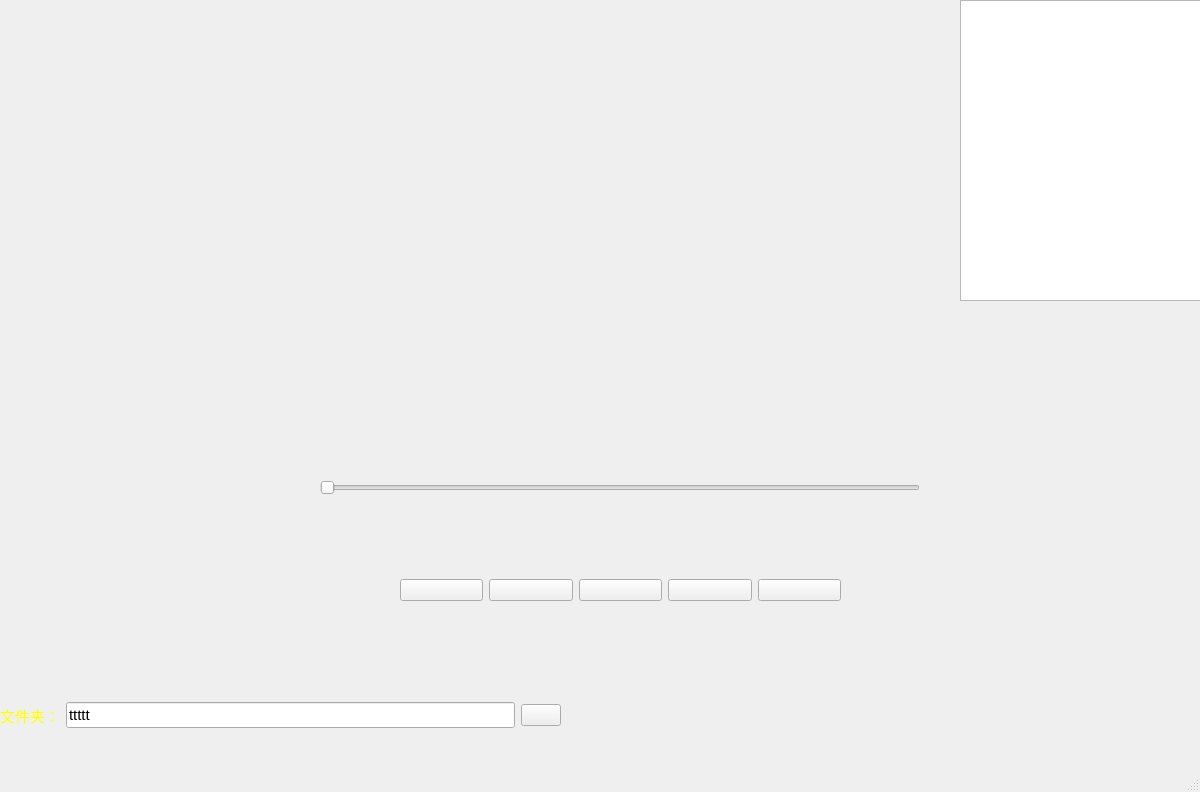
<?xml version="1.0" encoding="UTF-8"?>
<ui version="4.0">
 <class>MainWindow</class>
 <widget class="QMainWindow" name="MainWindow">
  <property name="geometry">
   <rect>
    <x>0</x>
    <y>0</y>
    <width>1200</width>
    <height>792</height>
   </rect>
  </property>
  <property name="windowTitle">
   <string>MainWindow</string>
  </property>
  <widget class="QWidget" name="centralwidget">
   <widget class="QWidget" name="widget" native="true">
    <property name="geometry">
     <rect>
      <x>400</x>
      <y>540</y>
      <width>441</width>
      <height>101</height>
     </rect>
    </property>
    <layout class="QHBoxLayout" name="horizontalLayout">
     <item>
      <widget class="QPushButton" name="prevBtn">
       <property name="text">
        <string/>
       </property>
      </widget>
     </item>
     <item>
      <widget class="QPushButton" name="playBtn">
       <property name="text">
        <string/>
       </property>
      </widget>
     </item>
     <item>
      <widget class="QPushButton" name="nextBtn">
       <property name="text">
        <string/>
       </property>
      </widget>
     </item>
     <item>
      <widget class="QPushButton" name="modeBtn">
       <property name="text">
        <string/>
       </property>
      </widget>
     </item>
     <item>
      <widget class="QPushButton" name="listBtn">
       <property name="text">
        <string/>
       </property>
      </widget>
     </item>
    </layout>
   </widget>
   <widget class="QListWidget" name="musicList">
    <property name="geometry">
     <rect>
      <x>960</x>
      <y>0</y>
      <width>241</width>
      <height>301</height>
     </rect>
    </property>
   </widget>
   <widget class="QSlider" name="positionSlider">
    <property name="geometry">
     <rect>
      <x>320</x>
      <y>480</y>
      <width>600</width>
      <height>16</height>
     </rect>
    </property>
    <property name="sizeIncrement">
     <size>
      <width>600</width>
      <height>0</height>
     </size>
    </property>
    <property name="orientation">
     <enum>Qt::Horizontal</enum>
    </property>
   </widget>
   <widget class="QLabel" name="currentTimeLabel">
    <property name="geometry">
     <rect>
      <x>320</x>
      <y>500</y>
      <width>71</width>
      <height>41</height>
     </rect>
    </property>
    <property name="text">
     <string/>
    </property>
   </widget>
   <widget class="QLabel" name="totalTimeLabel">
    <property name="geometry">
     <rect>
      <x>920</x>
      <y>490</y>
      <width>61</width>
      <height>31</height>
     </rect>
    </property>
    <property name="text">
     <string/>
    </property>
   </widget>
   <widget class="QWidget" name="layoutWidget">
    <property name="geometry">
     <rect>
      <x>0</x>
      <y>680</y>
      <width>561</width>
      <height>71</height>
     </rect>
    </property>
    <layout class="QHBoxLayout" name="horizontalLayout_3" stretch="0,0">
     <item>
      <layout class="QHBoxLayout" name="horizontalLayout_2">
       <item>
        <widget class="QLabel" name="dirLabel">
         <property name="font">
          <font>
           <pointsize>11</pointsize>
          </font>
         </property>
         <property name="styleSheet">
          <string notr="true">color:#ffff00</string>
         </property>
         <property name="text">
          <string>文件夹：</string>
         </property>
        </widget>
       </item>
       <item>
        <widget class="QLineEdit" name="dirLineEdit">
         <property name="enabled">
          <bool>true</bool>
         </property>
         <property name="font">
          <font>
           <pointsize>11</pointsize>
          </font>
         </property>
         <property name="text">
          <string>ttttt</string>
         </property>
         <property name="readOnly">
          <bool>true</bool>
         </property>
        </widget>
       </item>
      </layout>
     </item>
     <item>
      <widget class="QPushButton" name="dirBtn">
       <property name="text">
        <string/>
       </property>
      </widget>
     </item>
    </layout>
   </widget>
  </widget>
  <widget class="QMenuBar" name="menubar">
   <property name="geometry">
    <rect>
     <x>0</x>
     <y>0</y>
     <width>1200</width>
     <height>18</height>
    </rect>
   </property>
  </widget>
  <widget class="QStatusBar" name="statusbar"/>
 </widget>
 <resources/>
 <connections/>
</ui>
